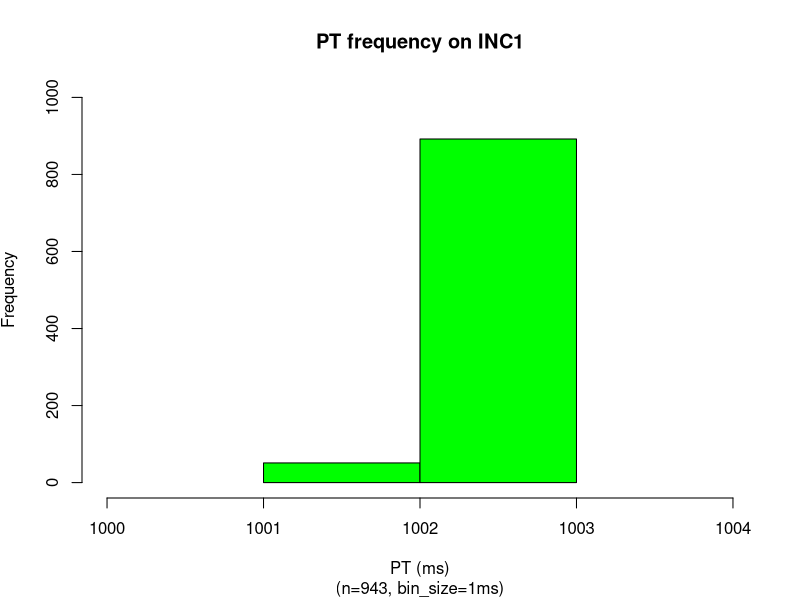
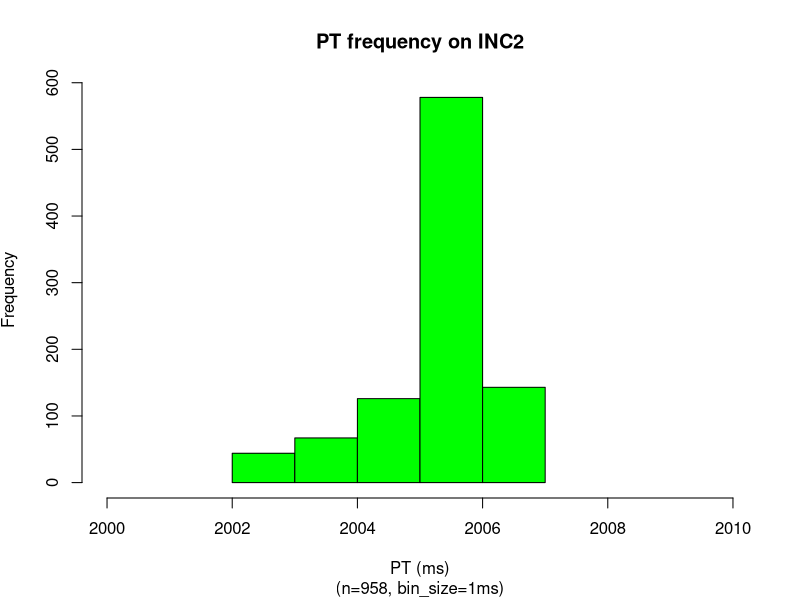
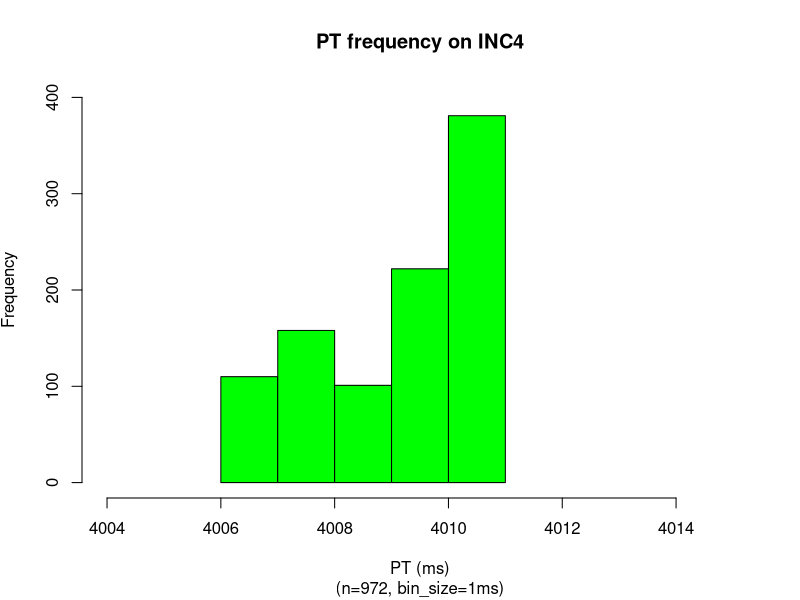
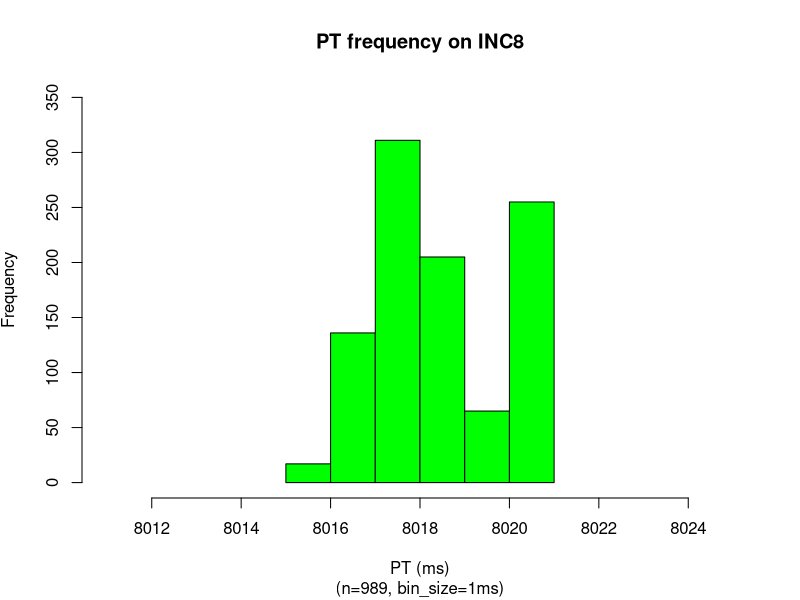
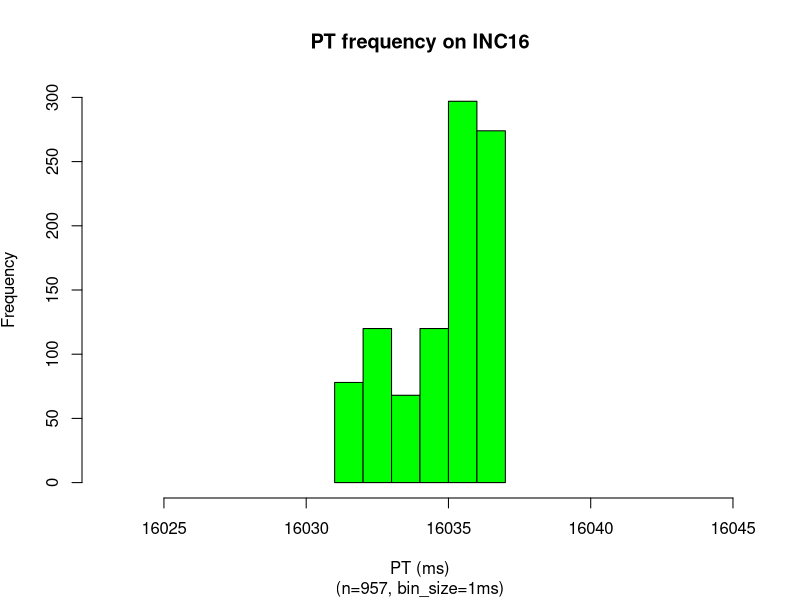
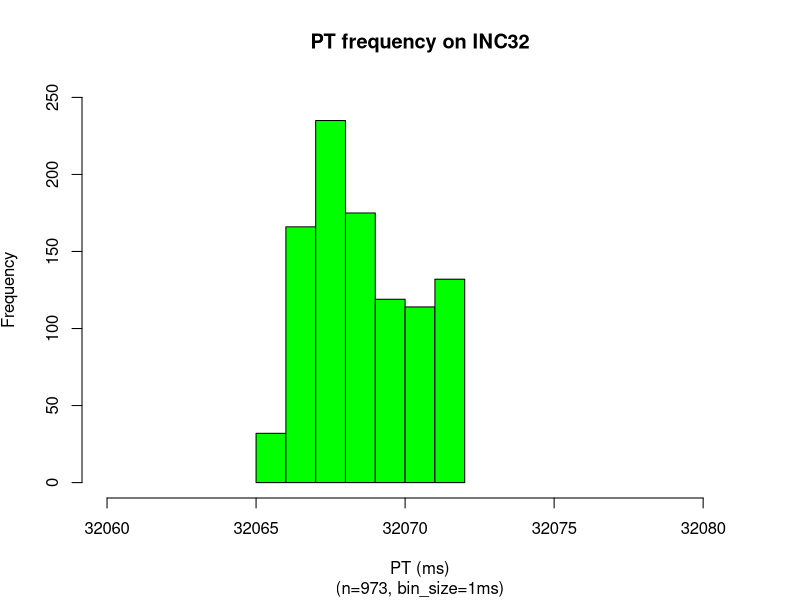
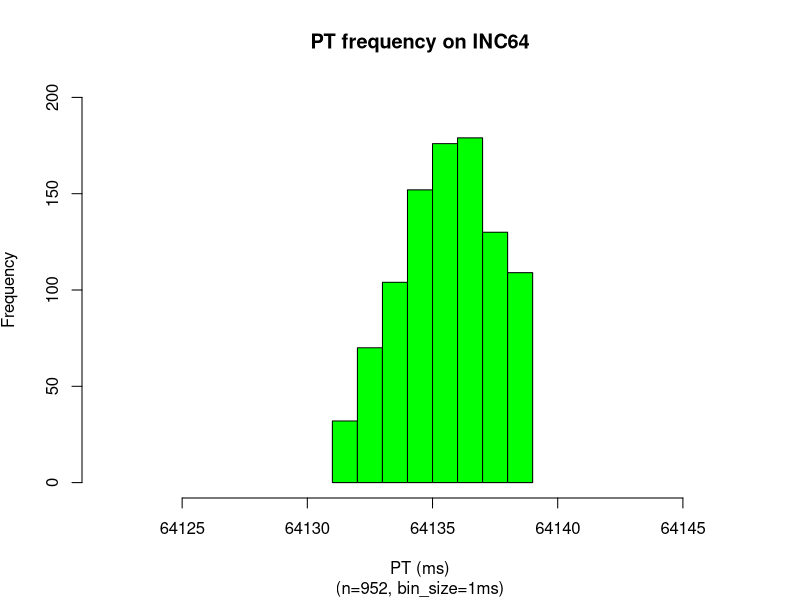
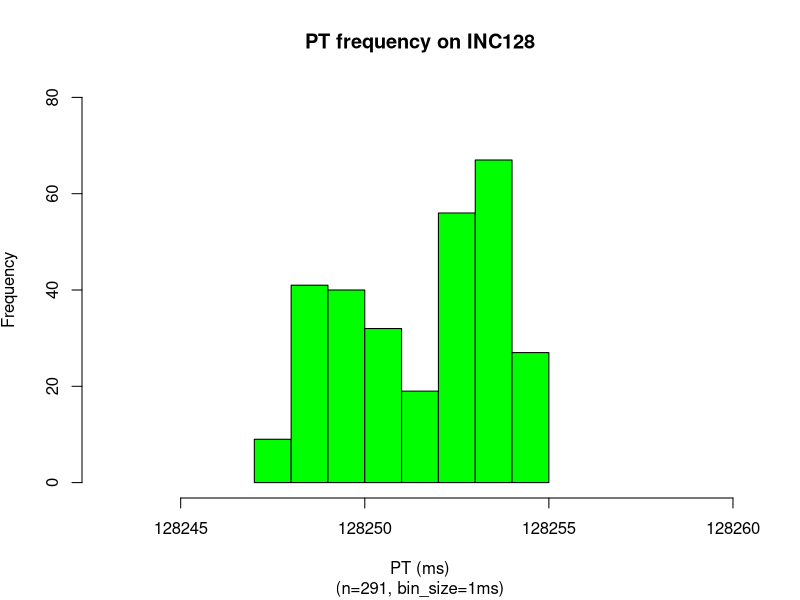

Reproduce these figures in R, in order.
x = read.csv(file="1_sec.dat",head=TRUE,sep="\t")
setEPS()
postscript("1_sec_pt_hist_v5.eps")
binsize=1
x_up = mean(x$PRTIME) + 2*sd(x$PRTIME)
x_dn = mean(x$PRTIME) - 2*sd(x$PRTIME)
x = subset(x, x$PRTIME >= x_dn & x$PRTIME <= x_up)
nbins <- ceiling((max(x$PRTIME)-min(x$PRTIME)) / binsize)
h = hist(x$PRTIME, right=F, breaks=nbins,plot=F)
xmin <-min(x$PRTIME)
xmax <-max(x$PRTIME)
plot(h, ylim=c(0,1000), xaxt='n',freq=TRUE,xlim=c(xmin-1,xmax+1),col="green", main='PT frequency on INC1', 
sub=paste("(n=",nrow(x),", bin_size=",binsize,"ms)",sep=""), xlab='PT (ms)', ylab=expression('Frequency'))
xaxtl <- seq(xmin-1,xmax+1,by=binsize)
axis(side=1, at=xaxtl, labels=xaxtl)
dev.off()

x = read.csv(file="2_sec.dat",head=TRUE,sep="\t")
setEPS()
postscript("2_sec_pt_hist_v5.eps")
x_up = mean(x$PRTIME) + 2*sd(x$PRTIME)
x_dn = mean(x$PRTIME) - 2*sd(x$PRTIME)
x = subset(x, x$PRTIME >= x_dn & x$PRTIME <= x_up)
h = hist(x$PRTIME, right=F,breaks=max(x$PRTIME)-min(x$PRTIME)+1,plot=F)
binsize=1
plot(h, axes = TRUE,freq=TRUE,xlim=c(min(x$PRTIME)-2,max(x$PRTIME)+3),col="green", main='PT frequency on INC2', 
sub=paste("(n=",nrow(x),", bin_size=",binsize,"ms)",sep=""), 
xlab='PT (ms)', ylab=expression('Frequency'))
dev.off()

x = read.csv(file="4_sec.dat",head=TRUE,sep="\t")
setEPS()
postscript("4_sec_pt_hist_v5.eps")
x_up = mean(x$PRTIME) + 2*sd(x$PRTIME)
x_dn = mean(x$PRTIME) - 2*sd(x$PRTIME)
x = subset(x, x$PRTIME >= x_dn & x$PRTIME <= x_up)
h = hist(x$PRTIME, right=F,breaks=max(x$PRTIME)-min(x$PRTIME)+1,plot=F)
binsize=1
plot(h, ylim=c(0,400), axes = TRUE,freq=TRUE,xlim=c(min(x$PRTIME)-2,max(x$PRTIME)+4),col="green", main='PT frequency on INC4', 
sub=paste("(n=",nrow(x),", bin_size=",binsize,"ms)",sep=""), 
xlab='PT (ms)', ylab=expression('Frequency'))
dev.off()

x = read.csv(file="8_sec.dat",head=TRUE,sep="\t")
setEPS()
postscript("8_sec_pt_hist_v5.eps")
x <- subset(x, x$ITERNUM != 629 & x$ITERNUM != 658)
x_up = mean(x$PRTIME) + 2*sd(x$PRTIME)
x_dn = mean(x$PRTIME) - 2*sd(x$PRTIME)
x = subset(x, x$PRTIME >= x_dn & x$PRTIME <= x_up)
h = hist(x$PRTIME, right=F,breaks=max(x$PRTIME)-min(x$PRTIME)+1,plot=F)
binsize=1
plot(h, ylim=c(0,350), axes = TRUE,freq=TRUE,xlim=c(min(x$PRTIME)-4,max(x$PRTIME)+4),col="green", main='PT frequency on INC8', 
sub=paste("(n=",nrow(x),", bin_size=",binsize,"ms)",sep=""), 
xlab='PT (ms)', ylab=expression('Frequency'))
dev.off()

x = read.csv(file="16_sec.dat",head=TRUE,sep="\t")
setEPS()
postscript("16_sec_pt_hist_v5.eps")
x <- subset(x, x$ITERNUM != 686 & x$ITERNUM != 700)
x_up = mean(x$PRTIME) + 2*sd(x$PRTIME)
x_dn = mean(x$PRTIME) - 2*sd(x$PRTIME)
x = subset(x, x$PRTIME >= x_dn & x$PRTIME <= x_up)
h = hist(x$PRTIME, right=F,breaks=max(x$PRTIME)-min(x$PRTIME)+1,plot=F)
binsize=1
plot(h, ylim=c(0,300), axes = TRUE,freq=TRUE,xlim=c(min(x$PRTIME)-8,max(x$PRTIME)+8),col="green", main='PT frequency on INC16', 
sub=paste("(n=",nrow(x),", bin_size=",binsize,"ms)",sep=""), 
xlab='PT (ms)', ylab=expression('Frequency'))
dev.off()

x = read.csv(file="32_sec.dat",head=TRUE,sep="\t")
setEPS()
postscript("32_sec_pt_hist_v5.eps")
x <- subset(x, x$ITERNUM != 284 & x$ITERNUM != 291 & x$ITERNUM != 727 & x$ITERNUM != 732 & x$ITERNUM != 734)
x_up = mean(x$PRTIME) + 2*sd(x$PRTIME)
x_dn = mean(x$PRTIME) - 2*sd(x$PRTIME)
x = subset(x, x$PRTIME >= x_dn & x$PRTIME <= x_up)
h = hist(x$PRTIME, right=F,breaks=max(x$PRTIME)-min(x$PRTIME)+1,plot=F)
binsize=1
plot(h, ylim=c(0,250), axes = TRUE,freq=TRUE,xlim=c(min(x$PRTIME)-5,max(x$PRTIME)+9),col="green", main='PT frequency on INC32', 
sub=paste("(n=",nrow(x),", bin_size=",binsize,"ms)",sep=""), 
xlab='PT (ms)', ylab=expression('Frequency'))
dev.off()

x = read.csv(file="64_sec.dat",head=TRUE,sep="\t")
setEPS()
postscript("64_sec_pt_hist_v5.eps")
x <- subset(x, x$ITERNUM != 85 & x$ITERNUM != 89 & x$ITERNUM != 308 & x$ITERNUM != 312 & x$ITERNUM != 437 
& x$ITERNUM != 437 & x$ITERNUM != 531 & x$ITERNUM != 535 & x$ITERNUM != 754 
& x$ITERNUM != 758 & x$ITERNUM != 977 & x$ITERNUM != 981)
x_up = mean(x$PRTIME) + 2*sd(x$PRTIME)
x_dn = mean(x$PRTIME) - 2*sd(x$PRTIME)
x = subset(x, x$PRTIME >= x_dn & x$PRTIME <= x_up)
h = hist(x$PRTIME, right=F,breaks=max(x$PRTIME)-min(x$PRTIME)+1,plot=F)
binsize=1
plot(h, ylim=c(0,200), axes = TRUE,freq=TRUE,xlim=c(min(x$PRTIME)-9,max(x$PRTIME)+8),col="green", main='PT frequency on INC64', 
sub=paste("(n=",nrow(x),", bin_size=",binsize,"ms)",sep=""), 
xlab='PT (ms)', ylab=expression('Frequency'))
dev.off()

x = read.csv(file="128_sec.dat",head=TRUE,sep="\t")
setEPS()
postscript("128_sec_pt_hist_v5.eps")
x <- subset(x, x$ITERNUM != 90 & x$ITERNUM != 202)
x_up = mean(x$PRTIME) + 2*sd(x$PRTIME)
x_dn = mean(x$PRTIME) - 2*sd(x$PRTIME)
x = subset(x, x$PRTIME >= x_dn & x$PRTIME <= x_up)
binsize=1
xmax <- max(x$PRTIME)
xmin <- min(x$PRTIME)
nbins <- ceiling((xmax-xmin) / binsize)
h = hist(x$PRTIME, right=F, breaks=nbins,plot=F)
plot(h, ylim=c(0,80), axes = TRUE,freq=TRUE,xlim=c(min(x$PRTIME)-4,max(x$PRTIME)+5),col="green", main='PT frequency on INC128', 
sub=paste("(n=",nrow(x),", bin_size=",binsize,"ms)",sep=""), 
xlab='PT (ms)', ylab=expression('Frequency'))
dev.off()

x = read.csv(file="256_sec.dat",head=TRUE,sep="\t")
setEPS()
postscript("256_sec_pt_hist_v5.eps")
x <- subset(x, x$ITERNUM != 6 & x$ITERNUM != 62 & x$ITERNUM != 118 & x$ITERNUM != 171 & x$ITERNUM != 202 & x$ITERNUM != 258)
x_up = mean(x$PRTIME) + 2*sd(x$PRTIME)
x_dn = mean(x$PRTIME) - 2*sd(x$PRTIME)
x = subset(x, x$PRTIME >= x_dn & x$PRTIME <= x_up)
binsize=1
xmax <- max(x$PRTIME)
xmin <- min(x$PRTIME)
nbins <- ceiling((xmax-xmin) / binsize)
h = hist(x$PRTIME, right=F, breaks=nbins,plot=F)
plot(h, ylim=c(0,50), axes = TRUE,freq=TRUE,xlim=c(xmin-4,xmax+7),col="green", main='PT frequency on INC256', 
sub=paste("(n=",nrow(x),", bin_size=",binsize,"ms)",sep=""), 
xlab='PT (ms)', ylab=expression('Frequency'))
dev.off()

x = read.csv(file="512_sec.dat",head=TRUE,sep="\t")
setEPS()
postscript("512_sec_pt_hist_v5.eps")
x <- subset(x, x$ITERNUM <= 300)
x <- subset(x, x$ITERNUM != 16 & x$ITERNUM != 44 & x$ITERNUM != 72 & x$ITERNUM != 100 & x$ITERNUM != 128 & x$ITERNUM != 156 &
	       x$ITERNUM != 184 & x$ITERNUM != 212 & x$ITERNUM != 240 & x$ITERNUM != 268 & x$ITERNUM != 296 & x$ITERNUM != 297)
x_up = mean(x$PRTIME) + 2*sd(x$PRTIME)
x_dn = mean(x$PRTIME) - 2*sd(x$PRTIME)
x = subset(x, x$PRTIME >= x_dn & x$PRTIME <= x_up)
xmax <- max(x$PRTIME)
xmin <- min(x$PRTIME)
binsize=1
nbins <- ceiling((xmax-xmin) / binsize)
h = hist(x$PRTIME, right=F, breaks=nbins,plot=F)
xmax <- xmax + 8
xmin <- xmin - 3
plot(h, ylim=c(0,50), xaxt='n',freq=TRUE,xlim=c(xmin,xmax),col="green", main='PT frequency on INC512', 
sub=paste("(n=",nrow(x),", bin_size=",binsize,"ms)",sep=""), xlab='PT (ms)', ylab=expression('Frequency'))
xaxtl <- seq(xmin,xmax,by=5)
axis(side=1, at=xaxtl, labels=xaxtl)
dev.off()

x = read.csv(file="1024_sec.dat",head=TRUE,sep="\t")
setEPS()
postscript("1024_sec_pt_hist_v5.eps")
x <- subset(x, x$ITERNUM <= 300)
x <- subset(x, x$ITERNUM != 27 & x$ITERNUM != 88 & x$ITERNUM != 252 & x$ITERNUM != 276)
x_up = mean(x$PRTIME) + 2*sd(x$PRTIME)
x_dn = mean(x$PRTIME) - 2*sd(x$PRTIME)
x = subset(x, x$PRTIME >= x_dn & x$PRTIME <= x_up)
xmax <- max(x$PRTIME)
xmin <- min(x$PRTIME)
binsize=5
nbins <- ceiling((max(x$PRTIME)-min(x$PRTIME)) / binsize)
h = hist(x$PRTIME, right=F, breaks=nbins,plot=F)
xmin <-min(x$PRTIME)-16
xmax <-max(x$PRTIME)+26
plot(h, ylim=c(0,140), xaxt='n',freq=TRUE,xlim=c(xmin,xmax),col="green", main='PT frequency on INC1024', 
sub=paste("(n=",nrow(x),", bin_size=",binsize,"ms)",sep=""), xlab='PT (ms)', ylab=expression('Frequency'))
xaxtl <- seq(xmin,xmax,by=20)
axis(side=1, at=xaxtl, labels=xaxtl)
dev.off()


x = read.csv(file="2048_sec.dat",head=TRUE,sep="\t")
setEPS()
postscript("2048_sec_pt_hist_v5.eps")
x <- subset(x, x$ITERNUM <= 300)
x <- subset(x, x$ITERNUM != 117)
x_up = mean(x$PRTIME) + 2*sd(x$PRTIME)
x_dn = mean(x$PRTIME) - 2*sd(x$PRTIME)
x = subset(x, x$PRTIME >= x_dn & x$PRTIME <= x_up)
xmax <- max(x$PRTIME)
xmin <- min(x$PRTIME)
binsize=5
nbins <- ceiling((xmax-xmin) / binsize)
h = hist(x$PRTIME, right=F, breaks=nbins,plot=F)
xmin <-min(x$PRTIME)-17
xmax <-max(x$PRTIME)+19
plot(h, ylim=c(0,100), xaxt='n',freq=TRUE,xlim=c(xmin,xmax),col="green", main='PT frequency on INC2048', 
sub=paste("(n=",nrow(x),", bin_size=",binsize,"ms)",sep=""), xlab='PT (ms)', ylab=expression('Frequency'))
xaxtl <- seq(xmin,xmax,by=binsize)
axis(side=1, at=xaxtl, labels=xaxtl)
dev.off()


x = read.csv(file="4096_sec.dat",head=TRUE,sep="\t")
setEPS()
postscript("4096_sec_pt_hist_v5.eps")
x <- subset(x, x$ITERNUM <= 300)
x <- subset(x, x$ITERNUM != 3 & x$ITERNUM != 36 & x$ITERNUM != 57 & x$ITERNUM != 116 & x$ITERNUM != 119 & x$ITERNUM != 135 & x$ITERNUM != 180 & x$ITERNUM != 284)
x_up = mean(x$PRTIME) + 2*sd(x$PRTIME)
x_dn = mean(x$PRTIME) - 2*sd(x$PRTIME)
x = subset(x, x$PRTIME >= x_dn & x$PRTIME <= x_up)
xmax <- max(x$PRTIME)
xmin <- min(x$PRTIME)
binsize=10
nbins <- ceiling((xmax-xmin) / binsize)
h = hist(x$PRTIME, right=F, breaks=nbins,plot=F)
xmin <-xmin-26
xmax <-xmax+27
plot(h, ylim=c(0,50), xaxt='n',freq=TRUE,xlim=c(xmin,xmax),col="green", main='PT frequency on INC4096', 
sub=paste("(n=",nrow(x),", bin_size=",binsize,"ms)",sep=""), xlab='PT (ms)', ylab=expression('Frequency'))
xaxtl <- seq(xmin,xmax,by=binsize)
axis(side=1, at=xaxtl, labels=xaxtl)
dev.off()

x = read.csv(file="8192_sec.dat",head=TRUE,sep="\t")
setEPS()
postscript("8192_sec_pt_hist_v5.eps")
#postscript("8192_sec_pt_hist1_v5.eps")
#x <- subset(x, x$ITERNUM <= 40)
x <- subset(x, x$ITERNUM != 44 & x$ITERNUM != 55 & x$ITERNUM != 65 & x$ITERNUM != 76)
x_up = mean(x$PRTIME) + 2*sd(x$PRTIME)
x_dn = mean(x$PRTIME) - 2*sd(x$PRTIME)
x = subset(x, x$PRTIME >= x_dn & x$PRTIME <= x_up)
xmax <- max(x$PRTIME)
xmin <- min(x$PRTIME)
binsize=10
nbins <- ceiling((xmax-xmin) / binsize)
h = hist(x$PRTIME, right=F, breaks=nbins,plot=F)
xmin <-xmin-17
xmax <-xmax+16
plot(h, ylim=c(0,10), xaxt='n',freq=TRUE,xlim=c(xmin,xmax),col="green", main='PT frequency on INC8192', 
sub=paste("(n=",nrow(x),", bin_size=",binsize,"ms)",sep=""), xlab='PT (ms)', ylab=expression('Frequency'))
xaxtl <- seq(xmin,xmax,by=binsize)
axis(side=1, at=xaxtl, labels=xaxtl)
dev.off()

x = read.csv(file="16384_sec.dat",head=TRUE,sep="\t")
setEPS()
#postscript("16384_sec_pt_hist1_v5.eps")
#x <- subset(x, x$ITERNUM <= 40)
postscript("16384_sec_pt_hist_v5.eps")
x <- subset(x, x$ITERNUM != 10 & x$ITERNUM != 16 & x$ITERNUM != 47 & x$ITERNUM != 52 & x$ITERNUM != 58 & x$ITERNUM != 63 
& x$ITERNUM != 68 & x$ITERNUM != 73 & x$ITERNUM != 79)
x_up = mean(x$PRTIME) + 2*sd(x$PRTIME)
x_dn = mean(x$PRTIME) - 2*sd(x$PRTIME)
x = subset(x, x$PRTIME >= x_dn & x$PRTIME <= x_up)
xmax <- max(x$PRTIME)
xmin <- min(x$PRTIME)
binsize=20
nbins <- ceiling((xmax-xmin) / binsize)+1
h = hist(x$PRTIME, right=F, breaks=nbins,plot=F)
xmin <-xmin-57
xmax <-xmax+45
plot(h, ylim=c(0,15), xaxt='n',freq=TRUE,xlim=c(xmin,xmax),col="green", main='PT frequency on INC16384', 
sub=paste("(n=",nrow(x),", bin_size=",binsize,"ms)",sep=""), xlab='PT (ms)', ylab=expression('Frequency'))
xaxtl <- seq(xmin,xmax,by=binsize)
axis(side=1, at=xaxtl, labels=xaxtl)
dev.off()
